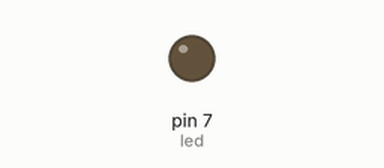
This sketch was run on a simulated Arduino Uno, built with avr-gcc and run on an emulated ATmega328P. Parts: output pins drawn as LEDs (lit = HIGH).

Above: at 0.05 s.
At 0.3 s:
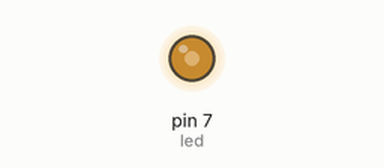
At 0.5 s:
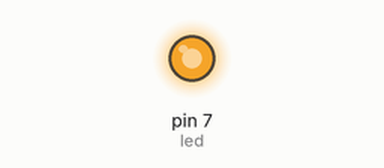
At 0.95 s:
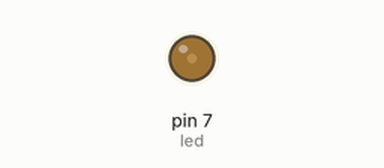
Timing chart, 0 to 3.0 s (numbered marks = the images above):
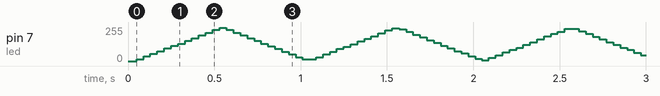

The sketch:

challenge2.ino
```cpp
/*
  Fade (Custom Software PWM Implementation using digitalWrite & delayMicroseconds)
*/

int led = 7;           // LED가 연결된 핀
int d = 0;          // 현재 듀티비 (0 ~ 100 %)
int p = 10000;     // 주기 (us), 눈에 깜빡임이 안 보이도록 5000us (5ms) 정도로 설정 추천
int brightness = 0;    // 현재 밝기 단계 (0 ~ 100)
int fadeAmount = 1;    // 밝기가 변하는 증감 폭

void set_duty(int duty){
  d = duty;            // 매개변수 값을 전역 변수 duty에 대입하도록 수정
}

void set_period(int period){
  p = period/2;          // 매개변수 값을 전역 변수 period에 대입하도록 수정
}

// the setup routine runs once when you press reset:
void setup() {
  pinMode(led, OUTPUT);
  digitalWrite(led, LOW);
  set_duty(10);         // 초기 듀티비 0%
  set_period(10000);    // 주기 설정 (5000us = 5ms)
}

// the loop routine runs over and over again forever:
void loop() {
  // 1. 1주기(period) 동안 켜짐(HIGH)과 꺼짐(LOW)을 비율(duty)에 맞춰 반복 출력
  // digitalWrite와 delayMicroseconds를 이용해 소프트웨어 PWM 1회 수행
  if (d > 0) {
    unsigned long high_time = (unsigned long)p * d / 100;
    unsigned long low_time = p - high_time;

    digitalWrite(led, HIGH);
    delayMicroseconds(high_time);

    digitalWrite(led, LOW);
    delayMicroseconds(low_time);
  } else {
    // 0%일 때는 완전히 끄고 주기만큼 대기
    digitalWrite(led, LOW);
    delayMicroseconds(p);
  }

  // 2. 밝기(brightness) 값 서서히 변경 (삼각 패턴: 0 -> 100 -> 0)
  brightness += fadeAmount;

  // 밝기가 0이 되거나 100이 되면 증감 방향을 반대로 뒤집음
  if (brightness <= 0 || brightness >= 100) {
    fadeAmount = -fadeAmount;
  }

  // 변경된 밝기를 duty에 반영 (0~100%)
  set_duty(brightness);
}
```
